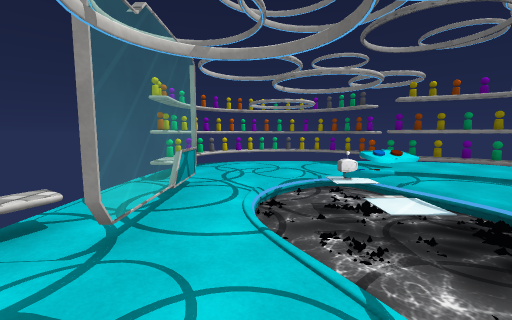
View 1 (above)

12 first-person views from a walk through a scene from a Unity 3-D project. The camera is 1.52 m above the floor, tilts 6° down and sees 90° across. The floor is counted in squares, 1.08 m on a side. Each view is taken from the middle of a square. On the plan, view 1 faces up. The plan holds only what a view shows up to about 13 squares ahead; the rest is blank. The player is left out. Some surface patterns are stand-ins.

View 2
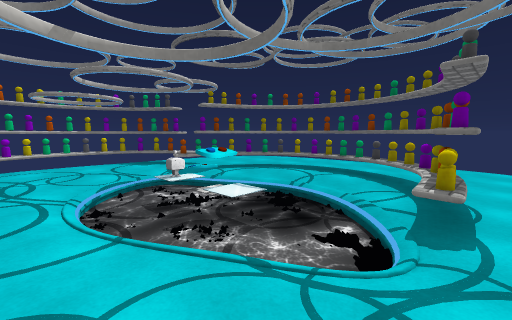

View 3
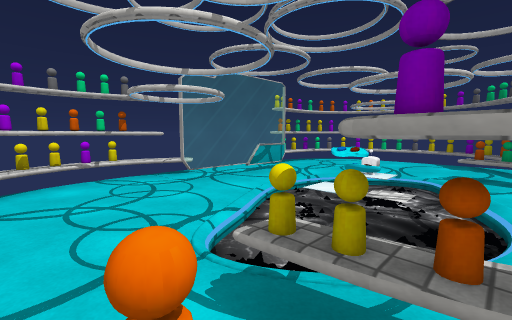

View 4
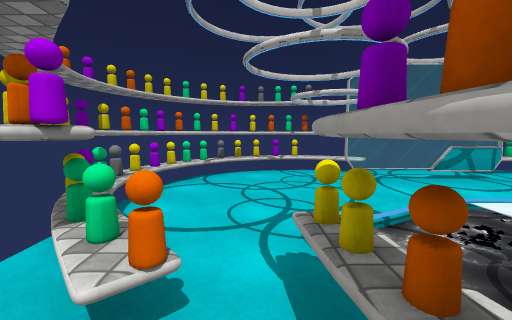

View 5
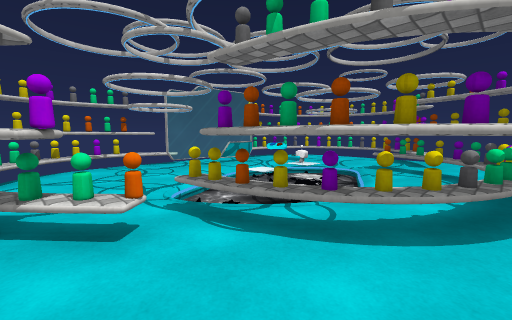

View 6
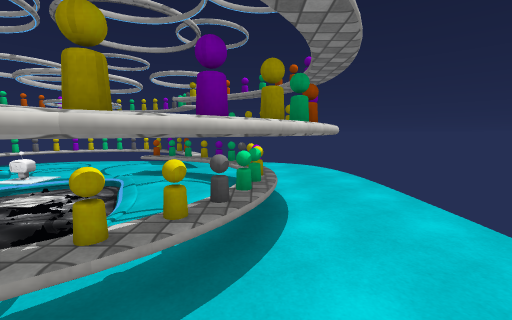

View 7
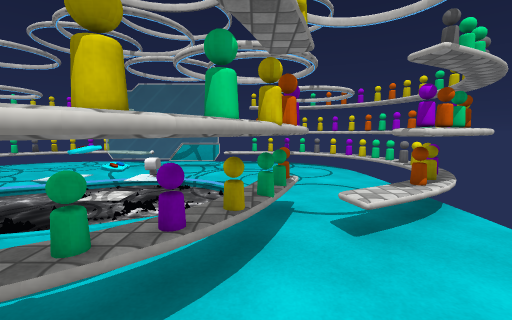

View 8
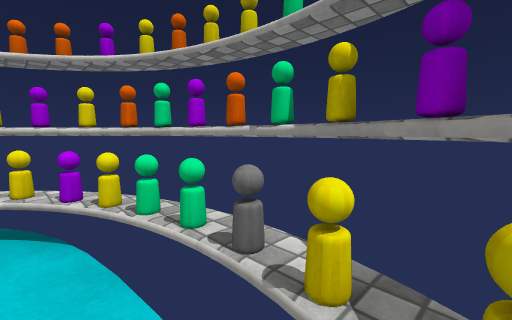

View 9
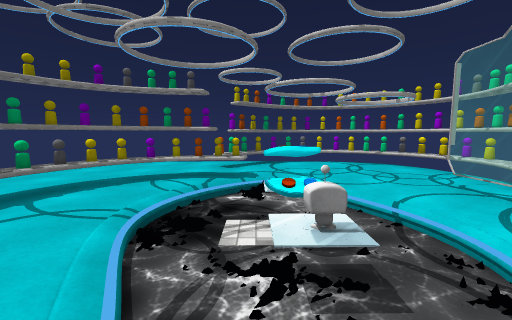

View 10
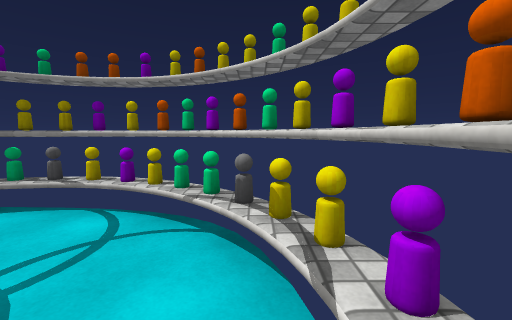

View 11
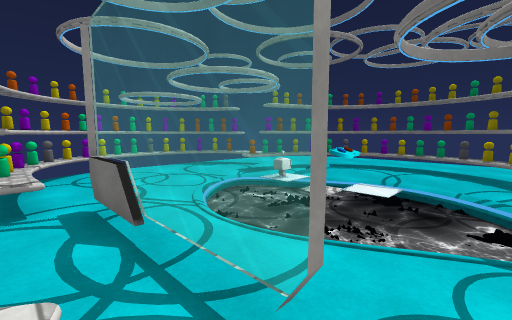

View 12
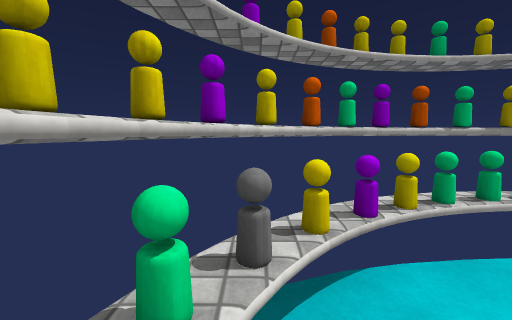

### Floor plan
Key: @ floor where view 1 was taken; # wall or solid block; x gap in a wall; . main floor; - floor 0.25 m lower than the main floor; / step, stairs or slope; = window, fence, low wall or low ledge; ≈ liquid the walk keeps out of; ^ raised ledge; T thing the floor can be seen under or through; R robot; P podium.
Columns run from 4 left of view 1 to 11 right of it. Each row starts with its distance up from view 1.
 14    #####
 13  ##^^^^###
 12  ###....##...
 11  #^......T.....
 10  #......TT.....
  9  #....//=TTT....
  8  ^...≈≈≈..^TT...
  7   =.-≈≈≈≈..=T#..
  6  .=.≈≈R≈≈...##..
  5  .=.≈≈PP≈≈..^...
  4  ==./≈#P≈≈..^x..
  3 ##=..≈≈≈≈..^##..
  2 x..../≈≈≈.=T#...
  1 #.....≈-xTTT....
  0 #^..@..........
 -1 ##......#.....
 -2 ####..^##....
 -3   ##^###
 -4    ####

Where each view was taken, in squares from view 1:
view 1: 0 up, 0 right, facing up
view 2: 0 up, 1 left, facing up-right
view 3: 1 down, 5 right, facing up-left
view 4: 0 up, 6 right, facing left
view 5: 2 down, 8 right, facing up-left
view 6: 0 up, 8 right, facing up
view 7: 9 up, 9 right, facing left
view 8: 12 up, 3 right, facing up-left
view 9: 9 up, 3 right, facing down
view 10: 2 up, 3 left, facing down
view 11: 2 up, 3 left, facing up-right
view 12: 10 up, 2 left, facing up
